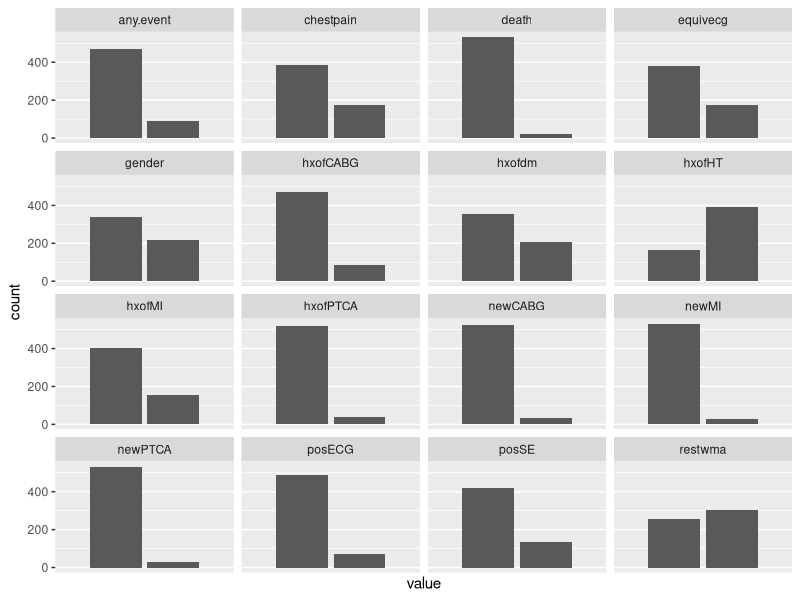

Recreate this plot in R.
library(corrplot)
library(Hmisc)
library(magrittr)
library(tidyr)
library(ggplot2)
library(purrr)

data = read.csv("datasets/CardiacDataAdj.csv")
data.categorical = keep(data, function(x) {all(x %in% (c(0,1,1.5)))})

data.categorical %>%
  gather() %>%                             # Convert to key-value pairs
  ggplot(aes(value)) +                     # Plot the values
  facet_wrap(~ key, scales = "free_x") +   # In separate panels
  geom_bar() +                             # Bar Plot
  scale_x_discrete()                       # Discrete x values
